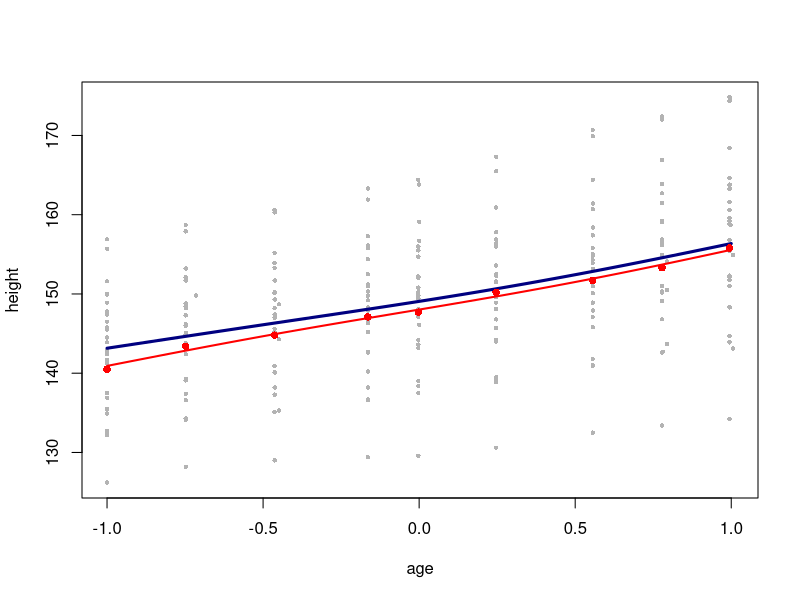
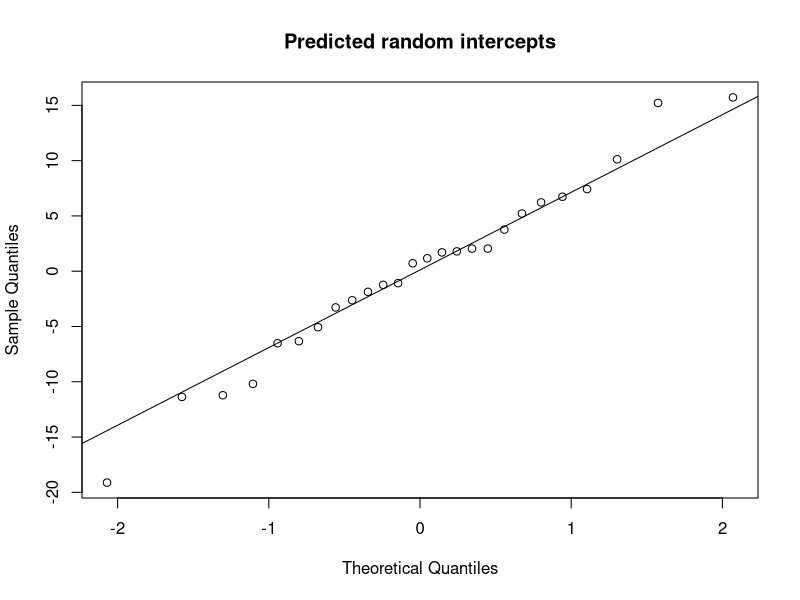

Here is the R script that generated these plots, in order:
#' ---
#' title: "Session 27 — Random effects inside GAMs: Oxboys growth curves"
#' subtitle: "Statistical Modelling (BAM), IE University"
#' author: "Prof. Dae-Jin Lee (daelee@faculty.ie.edu)"
#' date: "Spring 2027"
#' output: html_document
#' ---
#' 
## ----setup, include = FALSE---------------------------------------------------
knitr::opts_chunk$set(echo = TRUE, message = FALSE, warning = FALSE,
                      fig.width = 7, fig.height = 4)

#' 
## ----data---------------------------------------------------------------------
library(mgcv)
library(nlme)
ox <- as.data.frame(nlme::Oxboys)            # 26 boys x 9 occasions
ox$Subject <- factor(as.character(ox$Subject))
str(ox)

#' 
#' `age` is standardised (from −1 to 1); `height` is in cm.
#' 
#' ## 1. Population smooth + random intercepts: `s(Subject, bs = "re")`
#' 
#' A `bs = "re"` term has an identity penalty: its coefficients behave like
#' iid $N(0,\sigma_b^2)$ random effects, and REML estimates $\sigma_b^2$.
#' 
## ----re-----------------------------------------------------------------------
m1 <- gam(height ~ s(age) + s(Subject, bs = "re"), data = ox, method = "REML")
summary(m1)$s.table
gam.vcomp(m1)

#' 
#' The same model with `gamm()` (an `lme` fit underneath):
#' 
## ----re-gamm------------------------------------------------------------------
g1 <- gamm(height ~ s(age), random = list(Subject = ~1), data = ox, method = "REML")
VarCorr(g1$lme)[c("(Intercept)", "Residual"), ]

#' 
#' Both give $\hat\sigma_b = 8.10$ cm between boys and $\hat\sigma = 1.28$ cm
#' within boys.
#' 
#' ## 2. Random slopes
#' 
## ----slopes-------------------------------------------------------------------
m2 <- gam(height ~ s(age) + s(Subject, bs = "re") + s(Subject, age, bs = "re"),
          data = ox, method = "REML")
gam.vcomp(m2)

#' 
#' In `gam()` the random intercepts and slopes are independent. `gamm()` and
#' `gamm4()` allow a correlation:
#' 
## ----slopes-gamm4-------------------------------------------------------------
library(gamm4)
g4 <- gamm4(height ~ s(age), random = ~ (1 + age | Subject), data = ox, REML = TRUE)
lme4::VarCorr(g4$mer)
summary(g4$gam)$s.table

#' 
#' ## 3. Subject-specific smooth curves: factor-smooth interaction `bs = "fs"`
#' 
## ----fs-----------------------------------------------------------------------
# The shared population smooth and the factor smooth both use age. mgcv emits
# a known repeated-smooth warning for this intentional decomposition.
m3 <- suppressWarnings(
  gam(height ~ s(age, k = 5) + s(age, Subject, bs = "fs", k = 5),
      data = ox, method = "REML")
)
summary(m3)$s.table
AIC(m1, m2, m3)

#' 
#' ## 4. Population-level and subject-level predictions
#' 
## ----predict------------------------------------------------------------------
nd <- data.frame(age = seq(-1, 1, length.out = 50), Subject = ox$Subject[1])
pop <- predict(m3, nd, exclude = "s(age,Subject)")      # population curve
sub <- predict(m3, nd)                                  # this boy's curve
plot(height ~ age, data = ox, col = "grey70", pch = 16, cex = 0.6)
lines(nd$age, pop, lwd = 3, col = "navy")
lines(nd$age, sub, lwd = 2, col = "red")
points(height ~ age, data = subset(ox, Subject == ox$Subject[1]), col = "red", pch = 16)

#' 
#' ## 5. Diagnostics
#' 
## ----diag---------------------------------------------------------------------
r1 <- residuals(m1); r2 <- residuals(m2)
lag1 <- function(r) {                   # within-boy lag-1 correlation
  d <- split(r, ox$Subject)
  cor(unlist(lapply(d, function(v) v[-length(v)])), unlist(lapply(d, function(v) v[-1])))
}
c(random_intercept = lag1(r1), random_slope = lag1(r2))
qqnorm(coef(m1)[grep("Subject", names(coef(m1)))], main = "Predicted random intercepts")
qqline(coef(m1)[grep("Subject", names(coef(m1)))])

#' 
#' Random intercepts alone leave strong within-boy correlation (0.77):
#' boys grow at different rates. Random slopes remove most of it (0.10).
